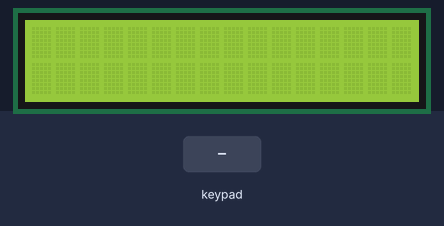
The sketch below on a simulated Arduino Uno, built with avr-gcc and run on an emulated ATmega328P. Parts: 16×2 character LCD. The inputs (shaded band) are chosen by the test bench.

Above: at 1.2 s.
1.3 s: keypad keys 9 8 7 6 # pressed 0.4 s apart
At 4.3 s:
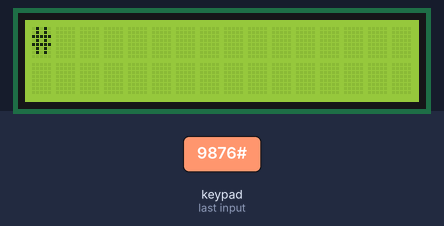
4.8 s: key 'D' pressed
At 5.7 s:
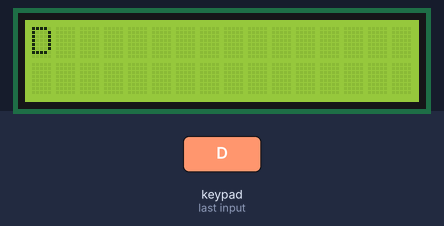
6.3 s: key 'C' pressed
7.8 s: keypad keys 9 8 7 6 * pressed 0.4 s apart
At 10.4 s:
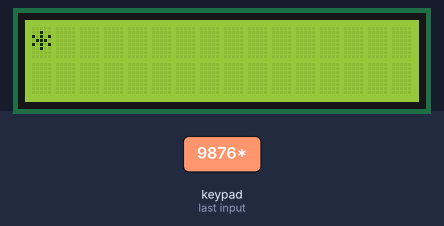
11.3 s: key 'B' pressed
At 11.8 s:
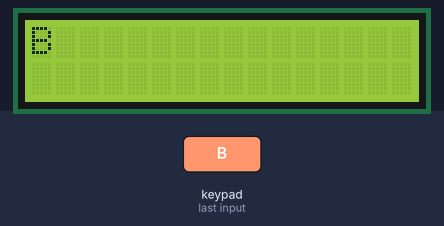
12.8 s: keypad keys 9 8 7 6 A pressed 0.4 s apart
At 15.5 s:
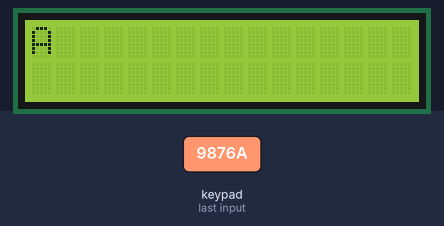
Timing chart, 0 to 17.0 s (numbered marks = the images above; inputs shaded):
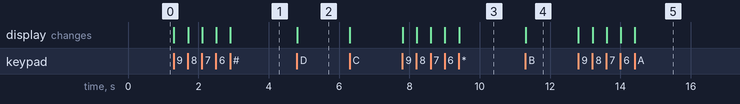

The sketch:

lcdTest.ino
```cpp
/* Code sourced from Krishna Pattabiraman's how to set up a keypad on arduni
 *  https://www.circuitbasics.com/how-to-set-up-a-keypad-on-an-arduino/
 */

#include <Wire.h>
#include <LiquidCrystal_I2C.h>
#include <Keypad.h>

const byte ROWS = 4;
const byte COLS = 4;

//char hexaKeys[ROWS][COLS] = {
//  {'1', '2', '3', 'A'},
//  {'4', '5', '6', 'B'},
//  {'7', '8', '9', 'C'},
//  {'*', '0', '#', 'D'}
//};

char hexaKeys[ROWS][COLS] = {
  {'D', 'C', 'B', 'A'},
  {'#', '9', '6', '3'},
  {'0', '8', '5', '2'},
  {'*', '7', '4', '1'}
};

byte rowPins[ROWS] = {9, 8, 7, 6};
byte colPins[COLS] = {5, 4, 3, 2};

Keypad customKeypad = Keypad(makeKeymap(hexaKeys), rowPins, colPins, ROWS, COLS);

LiquidCrystal_I2C lcd(0x27, 16, 2);

//print values
float timeLast = millis();
float timeCurr = timeLast;
const float printTime = 300;

void setup(){
  Serial.begin(115200);
  lcd.init();
  lcd.backlight();
}

void loop(){
  char customKey = customKeypad.getKey();
  if (customKey){
    lcd.clear();
    lcd.setCursor(0, 0);
    lcd.print(customKey);
  }

  timeCurr = millis();
  if(timeCurr - timeLast > printTime){ //prints every printTime ms
//    Serial.print("\tKey Press: ");
//    Serial.print(customKey);

    Serial.print("\n\n\n");
    timeLast = timeCurr;
  }

}
```

Measured:
- after the input at 1.3 s, the display: first changes at once (image 1 shows a later state)
- after the input at 4.8 s, the display: changes at once (image 2)
- after the input at 7.8 s, the display: first changes at once (image 3 shows a later state)
- after the input at 11.3 s, the display: changes at once (image 4)
- after the input at 12.8 s, the display: first changes at once (image 5 shows a later state)
